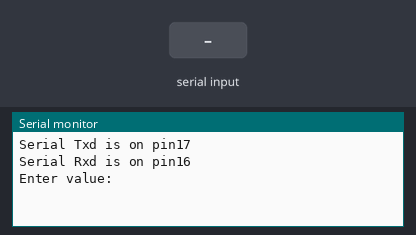
Bench run of a sketch on a simulated ESP32. Parts: the last lines printed to the serial monitor. The inputs (shaded band) are chosen by the test bench.

Above: at 1.2 s.
1.3 s: "90,45\n" received over Serial
At 1.9 s:
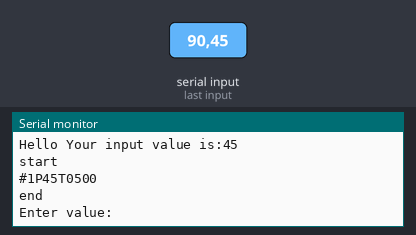
2.8 s: "30,150\n" received over Serial
At 4.3 s:
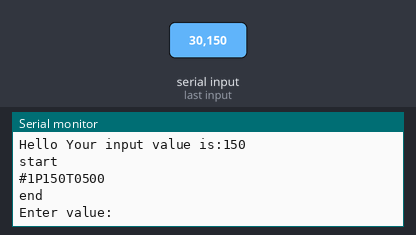
Timing chart, 0 to 5.8 s (numbered marks = the images above; inputs shaded):
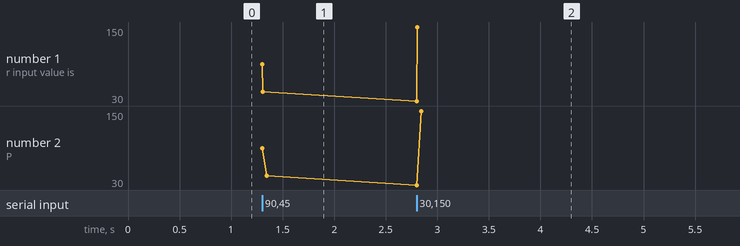

Measured:
- after the input at 1.3 s, the serial monitor: prints a new line at once (image 1)
- after the input at 2.8 s, the serial monitor: prints a new line at once (image 2)
- plotted number 1: 45 → 150 after the input at 2.8 s
- plotted number 2: 45 → 150 after the input at 2.8 s

The sketch:

input.ino
```cpp
// #include <Servo.h>
#define RXD2 16
#define TXD2 17
int num;
char arr[20];
char dot[]="\"";
char c[] = "#2P";
char c2[] = "T1000\\r\\n";
char out[20];

void setup()
{
  Serial.begin(9600);
  Serial2.begin(9600,SERIAL_8N1,RXD2,TXD2);
  Serial.println("Serial Txd is on pin"+String(TXD2));
  Serial.println("Serial Rxd is on pin"+String(RXD2));

}
void loop()
{

  while(1)
  {

    // input();
    Serial.println("Enter value:");
    while(Serial.available()==0){}
    num = Serial.parseInt();

    Serial.print("Hello ");
    Serial.print("Your input value is:");
    Serial.println(num);
    Serial.read(); // if no put will loop 2 times
    Serial.print("start\n");

    sprintf(out, "#1P%dT0500\r\n", num);
    Serial.println(out);
    Serial2.println(out);
    Serial.println("end\n");


/////////////////////////////////////////////////////////////////
///fail
    // Serial.print("start\r\n");

    // sprintf(arr, "%d", num);

    // // strcpy(out, dot);
    // strcpy(out, c);
    // strcat(out, arr);
    // strcat(out, c2);
    // // strcat(out, "\"");
    // // char move[]=out;
    // Serial.print(out);
    // Serial2.print(out);
    // // Serial.print(move);

    // Serial.println("\n end\r\n");
/////////////////////////////////////////////////////////////////


////////////////////////////////////////////////////////////////////////////////////////////////////////////
//working//////////////////////////////////////////////////////////////////////////////////////////////////
    // Serial.print("start\r\n");
    // char move[]="#1P500T1000\r\n";
    // Serial.print(move);
    // Serial2.print(move);
    // // Serial2.print("#1P500T1000\r\n");
    // delay(3000);
    // Serial.println("\n end\r\n");
////////////////////////////////////////////////////////////////////////////////////////////////////////////
  }

}
void input()
{
  // Serial.println("Enter value:");
  // while(Serial.available()==0){}
  // num = Serial.parseInt();

  // Serial.print("Hello ");
  // Serial.print("Your input value is:");
  // Serial.println(num);
  // Serial.read(); // if no put will loop 2 times
  // sprintf(arr, "%d", num);
  // strcpy(out, c);
  // strcat(out, arr);
  // strcat(out, c2);
  // Serial.print("start\r\n");
  // Serial.print(out);
  // Serial2.print(out);
  // Serial.println("\n end\r\n");
}
```
